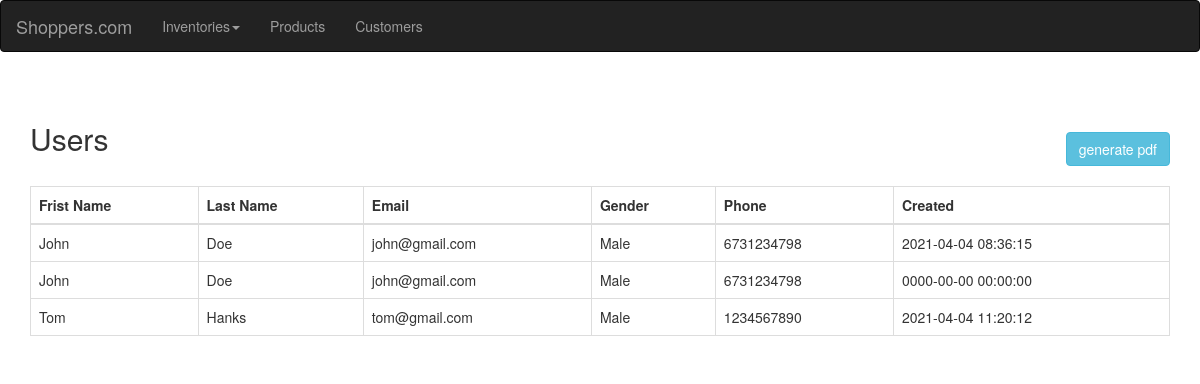
Screenshot of /index.php/admin/usr_admin with the database file from the repository.
### tables this page shows
CREATE TABLE `users` (
  `id` int(11) NOT NULL,
  `first_name` varchar(25) NOT NULL,
  `last_name` varchar(25) NOT NULL,
  `email` varchar(50) NOT NULL,
  `password` varchar(200) NOT NULL,
  `gender` enum('Male','Female') NOT NULL,
  `phone` varchar(15) NOT NULL,
  `created` datetime NOT NULL,
  `modified` datetime NOT NULL,
  `status` tinyint(1) NOT NULL DEFAULT 1 COMMENT '1=Active | 0=Inactive'
);

### application/controllers/Admin.php (called while the page is built, shortened)
<?php
class Admin extends CI_Controller {
   public function __construct() {
      $this->load->model('ProductsModel');
      $this->load->model('product');
      $this->load->model('CustomersModel');
      $this->load->model('OrdersModel');
      $this->load->model('UsersModel');
   }
   public function usr_admin()
   {
       $users=new UsersModel;
       $data['data']=$users->get_users();
       $this->load->view('products/nav_admin');
       $this->load->view('products/usr_admin',$data);
   }
}

### index.php (called while the page is built, shortened)
<?php
require_once BASEPATH.'core/CodeIgniter.php';

### application/models/UsersModel.php (called while the page is built, shortened)
<?php
class UsersModel extends CI_Model{
    public function get_users(){
        $query = $this->db->get("users");
        return $query->result();
    }
}
?>

### application/views/products/usr_admin.php (the view)
<div class="container">
    <div class="row">
        <div class="col-lg-12">
            <h2>Users
                <div class="pull-right">
                <a class="btn btn-info" href="<?php echo base_url('admin/generate_usr_pdf') ?>">generate pdf</a>
                </div>
            </h2>
        </div>
    </div>
    <div class="table-responsive">
    <table class="table table-bordered">
    <thead>
        <tr>
            <th>Frist Name</th>
            <th>Last Name</th>
            <th>Email</th>
            <th>Gender</th>
            <th>Phone</th>
            <th>Created</th>
        </tr>
    </thead>
    <tbody>
    <?php foreach ($data as $d) { ?>
        <tr>
            <td><?php echo $d->first_name; ?></td>
            <td><?php echo $d->last_name; ?></td>
            <td><?php echo $d->email; ?></td>
            <td><?php echo $d->gender; ?></td>
            <td><?php echo $d->phone; ?></td>
            <td><?php echo $d->created; ?></td>
        </tr>
        <?php } ?>
    </tbody>
    </table>
    </div>
</div>

### assets/css/styles.css (style rules this page uses)
.btn { margin-top: 10px; }
.container { margin-top: 50px; }
.table-responsive { margin-top: 20px; }

### rows the page displays
users: first_name "John", last_name "Doe", email "john@gmail.com", gender "Male", phone "6731234798", created "2021-04-04 08:36:15"
users: first_name "John", last_name "Doe", email "john@gmail.com", gender "Male", phone "6731234798", created "0000-00-00 00:00:00"
users: first_name "Tom", last_name "Hanks", email "tom@gmail.com", gender "Male", phone "1234567890", created "2021-04-04 11:20:12"
